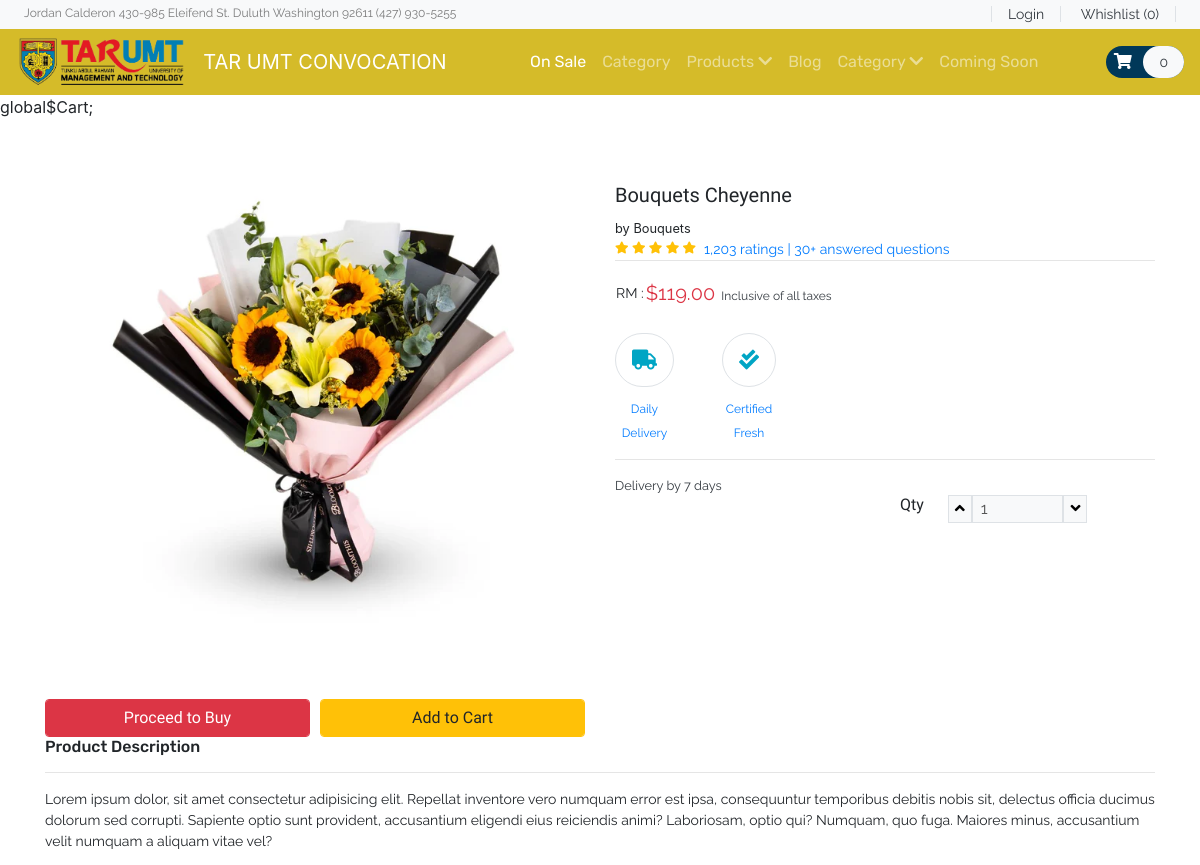
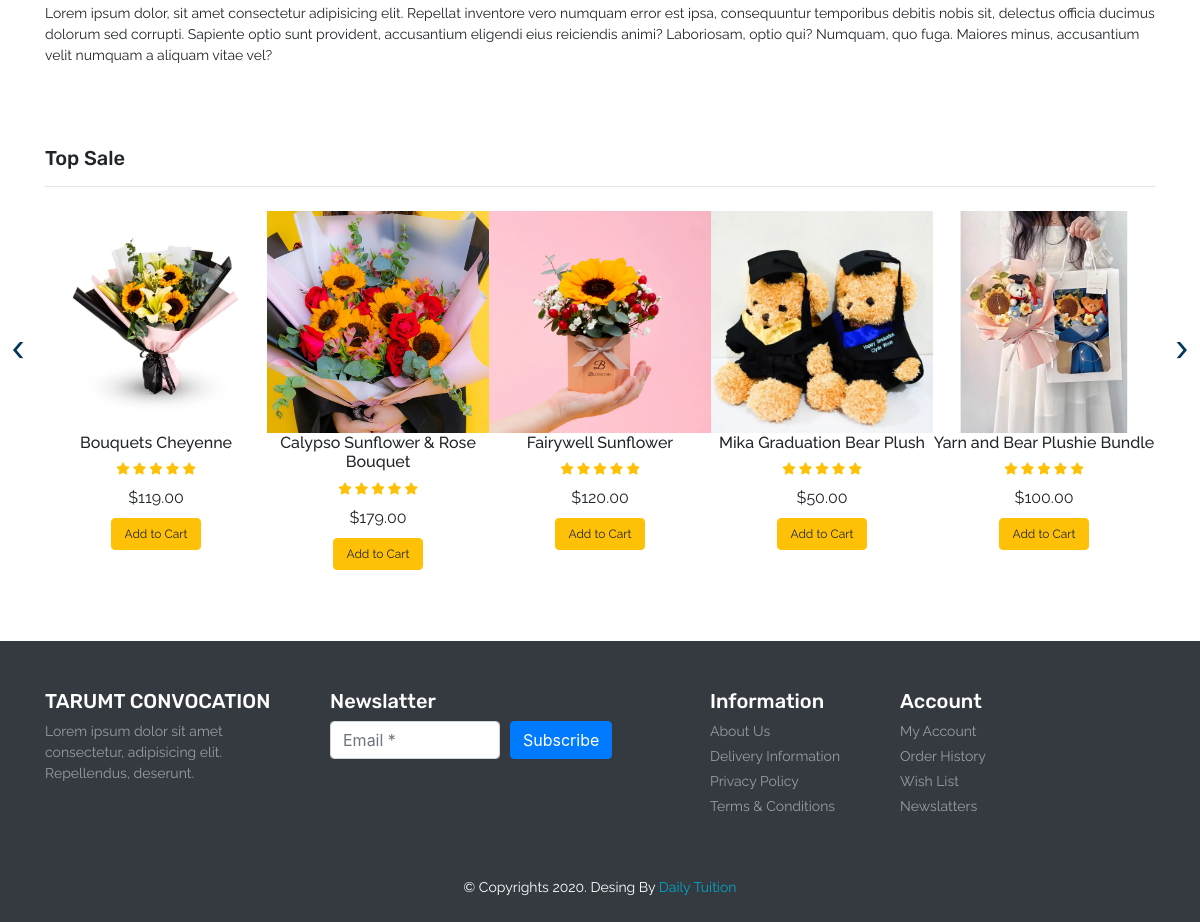
Page /product.php?item_id=10 on the committed database (2 pictures, top to bottom).
### tables this page shows
CREATE TABLE `product` (
  `item_id` int(11) NOT NULL,
  `item_brand` varchar(200) NOT NULL,
  `item_name` varchar(255) NOT NULL,
  `item_price` double(10,2) NOT NULL,
  `item_image` varchar(255) NOT NULL,
  `item_register` datetime DEFAULT NULL
);

### product.php (called while the page is built)
<?php
include ('header.php');
?>
<?php
    include ('Template/_products.php');
    include ('Template/_top-sale.php');
?>
<?php
include ('footer.php');
?>

### database/DBController.php (called while the page is built, shortened)
<?php
class DBController
{
    protected $host = 'localhost';
    protected $user = 'root';
    protected $password = "";
    protected $database = "tarumtcloud_db";
    public function __construct()
    {
        $this->con = mysqli_connect($this->host, $this->user, $this->password, $this->database);
    }
}

### functions.php (called while the page is built, shortened)
<?php
require ('database/DBController.php');
require ('database/Product.php');
$db = new DBController();
$product = new Product($db);
$product_shuffle = $product->getData();
$Cart = new Cart($db );

### database/Product.php (called while the page is built, shortened)
<?php
require_once ('database/DBController.php');
class Product
{
    public $db = null;
    public function __construct(DBController $db)
    {
        $this->db = $db;
    }
    public function getData($table = 'product'){
        $result = $this->db->con->query("SELECT * FROM {$table}");
        $resultArray = array();
        while ($item = mysqli_fetch_array($result, MYSQLI_ASSOC)){
            $resultArray[] = $item;
        }
         return $resultArray;
    }
}

### Template/_top-sale.php (the view, shortened to what this page needs)
<?php
    shuffle($product_shuffle);
?>
<section id="top-sale">
    <div class="container py-5">
        <h4 class="font-rubik font-size-20">Top Sale</h4>
        <hr>
        <div class="owl-carousel owl-theme">
            <?php foreach ($product_shuffle as $item) { ?>
            <div class="item py-2">
                <div class="product font-rale">
                    <a href="<?php printf('%s?item_id=%s', 'product.php',  $item['item_id']); ?>"><img src="<?php echo $item['item_image'] ?? "./assets/products/1.png"; ?>" alt="product1" class="img-fluid"></a>
                    <div class="text-center">
                        <h6><?php echo  $item['item_name'] ?? "Unknown";  ?></h6>
                        <div class="rating text-warning font-size-12">
                            <span><i class="fas fa-star"></i></span>
                            <span><i class="fas fa-star"></i></span>
                            <span><i class="fas fa-star"></i></span>
                            <span><i class="fas fa-star"></i></span>
                            <span><i class="fas fa-star"></i></span>
                        </div>
                        <div class="price py-2">
                            <span>$<?php echo $item['item_price'] ?? '0' ; ?></span>
                        </div>
                        <form method="post">
                            <?php
                            if (in_array($item['item_id'], $Cart->getCartId($product->getData('cart')) ?? [])){
                                echo '<button type="submit" disabled class="btn btn-success font-size-12">In the Cart</button>';
                            }else{
                                echo '<button type="submit" name="top_sale_submit" class="btn btn-warning font-size-12">Add to Cart</button>';
                            }
                            ?>
                        </form>
                    </div>
                </div>
            </div>
            <?php }  ?>
        </div>
    </div>
</section>

### Template/_products.php (shortened to what this page needs)
global$Cart;
<?php
    $item_id = $_GET['item_id'] ?? 1;
    foreach ($product->getData() as $item) :
        if ($item['item_id'] == $item_id) :
?>
<section id="product" class="py-3">
    <div class="container">
        <div class="row">
            <div class="col-sm-6">
                <img src="<?php echo $item['item_image'] ?? "./assets/products/1.png" ?>" alt="product" class="img-fluid">
                <div class="form-row pt-4 font-size-16 font-baloo">
                    <div class="col">
                        <button type="submit" class="btn btn-danger form-control">Proceed to Buy</button>
                    </div>
                    <div class="col">
                        <form method="post">
                            <?php
                            if (in_array($item['item_id'], $Cart->getCartId($product->getData('cart')) ?? [])){
                                echo '<button type="submit" disabled class="btn btn-success font-size-16 form-control">In the Cart</button>';
                            }else{
                                echo '<button type="submit" name="top_sale_submit" class="btn btn-warning font-size-16 form-control">Add to Cart</button>';
                            }
                            ?>
                        </form>
                    </div>
                </div>
            </div>
            <div class="col-sm-6 py-5">
                <h5 class="font-baloo font-size-20"><?php echo $item['item_name'] ?? "Unknown"; ?></h5>
                <small>by <?php echo $item['item_brand'] ?? "Brand"; ?></small>
                <div class="d-flex">
                    <div class="rating text-warning font-size-12">
                        <span><i class="fas fa-star"></i></span>
                        <span><i class="fas fa-star"></i></span>
                        <span><i class="fas fa-star"></i></span>
                        <span><i class="fas fa-star"></i></span>
                        <span><i class="fas fa-star"></i></span>
                    </div>
                    <a href="#" class="px-2 font-rale font-size-14">1,203 ratings | 30+ answered questions</a>
                </div>
                <hr class="m-0">
                <table class="my-3">
                    <tr class="font-rale font-size-14">
                        <td>RM :</td>
                        <td class="font-size-20 text-danger">$<span><?php echo $item['item_price'] ?? 0; ?></span><small class="text-dark font-size-12">&nbsp;&nbsp;Inclusive of all taxes</small></td>
                    </tr>
                </table>
                <div id="policy">
                    <div class="d-flex">
                        <div class="return text-center mr-5">
                            <div class="font-size-20 my-2 color-second">
                                <span class="fas fa-truck  border p-3 rounded-pill"></span>
                            </div>
                            <a href="#" class="font-rale font-size-12">Daily<br>Delivery</a>
                        </div>
                        <div class="return text-center mr-5">
                            <div class="font-size-20 my-2 color-second">
                                <span class="fas fa-check-double border p-3 rounded-pill"></span>
                            </div>
                            <a href="#" class="font-rale font-size-12">Certified <br>Fresh</a>
                        </div>
                    </div>
                </div>
                <hr>
                <div id="order-details" class="font-rale d-flex flex-column text-dark">
                    <small>Delivery by 7 days</small>
                </div>
                <div class="row">
                    <div class="col-6">
                    </div>
                    <div class="col-6">
                        <div class="qty d-flex">
                            <h6 class="font-baloo">Qty</h6>
                            <div class="px-4 d-flex font-rale">
                                <button class="qty-up border bg-light" data-id="pro1"><i class="fas fa-angle-up"></i></button>
                                <input type="text" data-id="pro1" class="qty_input border px-2 w-50 bg-light" disabled value="1" placeholder="1">
                                <button data-id="pro1" class="qty-down border bg-light"><i class="fas fa-angle-down"></i></button>
                            </div>
                        </div>
                    </div>
                </div>
            </div>
            <div class="col-12">
                <h6 class="font-rubik">Product Description</h6>
                <hr>
                <p class="font-rale font-size-14">Lorem ipsum dolor, sit amet consectetur adipisicing elit. Repellat inventore vero numquam error est ipsa, consequuntur temporibus debitis nobis sit, delectus officia ducimus dolorum sed corrupti. Sapiente optio sunt provident, accusantium eligendi eius reiciendis animi? Laboriosam, optio qui? Numquam, quo fuga. Maiores minus, accusantium velit numquam a aliquam vitae vel?</p>
                <p class="font-rale font-size-14">Lorem ipsum dolor, sit amet consectetur adipisicing elit. Repellat inventore vero numquam error est ipsa, consequuntur temporibus debitis nobis sit, delectus officia ducimus dolorum sed corrupti. Sapiente optio sunt provident, accusantium eligendi eius reiciendis animi? Laboriosam, optio qui? Numquam, quo fuga. Maiores minus, accusantium velit numquam a aliquam vitae vel?</p>
            </div>
        </div>
    </div>
</section>
<?php
        endif;
        endforeach;
?>

### style.css (style rules this page uses)
button, button:focus { outline: none !important; box-shadow: none !important; }
.font-baloo { font-family: "Baloo Thambi 2", cursive; }
.font-rale { font-family: "Raleway", cursive; }
.font-rubik { font-family: "Rubik", cursive; }
.font-size-12 { font-size: 12px; }
.font-size-14 { font-size: 14px; }
.font-size-16 { font-size: 16px; }
.font-size-20 { font-size: 20px; }
.color-second { color: #00A5C4; }
#top-sale .owl-carousel .item .product a { overflow: hidden; }
#top-sale .owl-carousel .item .product img { transition: transform 0.5s ease; }

### rows in the picture
product: item_image (picture), item_name "Bouquets Cheyenne", item_brand "Bouquets", item_price "119.00"
product: item_image (picture), item_name "Calypso Sunflower & Rose Bouquet", item_price "179.00"
product: item_image (picture), item_name "Fairywell Sunflower", item_price "120.00"
product: item_image (picture), item_name "Mika Graduation Bear Plush", item_price "50.00"
product: item_image (picture), item_name "Yarn and Bear Plushie Bundle", item_price "100.00"

### other values in the picture
count($product->getData('cart')) "0"
